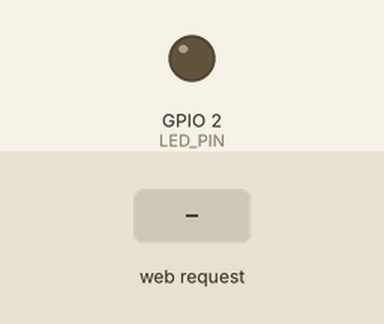
Simulated run of this sketch. Board: ESP32. Shown: output pins drawn as LEDs (lit = HIGH). The test bench sets the inputs (shaded band). WiFi joins after 1.5 s; servers stay silent unless stated; what the sketch prints to the serial monitor is not drawn.

Above: at 2.7 s.
2.8 s: HTTP request GET /on received
At 3.4 s:
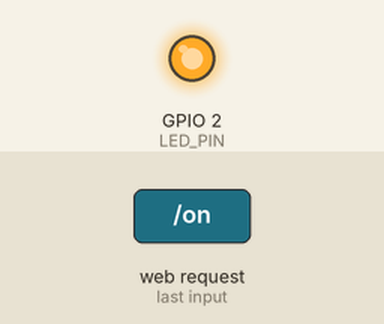
4.3 s: HTTP request GET /off received
At 5.7 s:
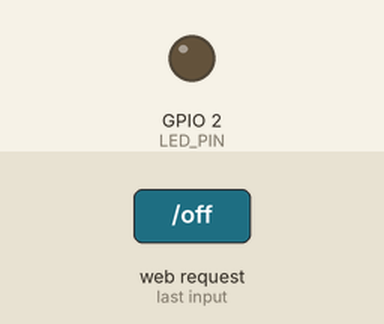
Timing chart, 0 to 7.3 s (numbered marks = the images above; inputs shaded):
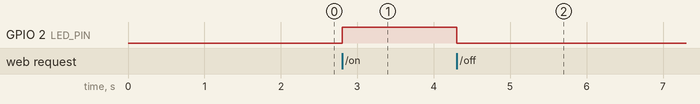

The sketch:

ESP32_Onboard_LED_Control.ino
```cpp
// task1_esp32_webserver.ino
#include <WiFi.h>
#include <WebServer.h>

// ================================
// WiFi Credentials
// ================================
const char* ssid = "YOUR_WIFI_NAME";
const char* password = "YOUR_WIFI_PASSWORD";

// ================================
// LED Configuration
// ================================
#define LED_PIN 2

WebServer server(80);
bool ledState = false;

// ================================
// Create Web Page
// ================================
String htmlPage() {
  String html = "";
  html += "<!DOCTYPE html><html><head><title>ESP32 LED Control</title>";
  html += "<style>body{background:#000;color:#fff;text-align:center;font-family:Arial;padding-top:80px;}";
  html += "h1{font-size:28px;} .switch{position:relative;display:inline-block;width:60px;height:34px;}";
  html += ".switch input{display:none;} .slider{position:absolute;top:0;left:0;right:0;bottom:0;background:#555;border-radius:34px;transition:.3s;cursor:pointer;}";
  html += ".slider:before{position:absolute;content:'';height:26px;width:26px;left:4px;bottom:4px;background:white;border-radius:50%;transition:.3s;}";
  html += "input:checked + .slider{background:#4CAF50;} input:checked + .slider:before{transform:translateX(26px);}</style></head><body>";
  html += "<h1>ESP32 LED Control</h1>";
  html += "<label class='switch'><input type='checkbox' id='ledSwitch' onchange='toggleLED()' " + String(ledState ? "checked" : "") + "><span class='slider'></span></label>";
  html += "<p id='status'>LED is " + String(ledState ? "ON" : "OFF") + "</p>";
  html += "<script>function toggleLED(){var xhr=new XMLHttpRequest();var state=document.getElementById('ledSwitch').checked;";
  html += "xhr.open('GET', state ? '/on' : '/off', true);xhr.onload=function(){document.getElementById('status').innerText='LED is '+(state?'ON':'OFF');};xhr.send();}</script>";
  html += "</body></html>";
  return html;
}

// ================================
// Route Handlers
// ================================
void handleRoot() { server.send(200, "text/html", htmlPage()); }

void handleOn()  { ledState = true;  digitalWrite(LED_PIN, HIGH); server.send(200, "text/plain", "LED is ON"); }
void handleOff() { ledState = false; digitalWrite(LED_PIN, LOW);  server.send(200, "text/plain", "LED is OFF"); }

void setup() {
  Serial.begin(115200);
  pinMode(LED_PIN, OUTPUT);
  digitalWrite(LED_PIN, LOW);

  Serial.println("================================");
  Serial.println("ESP32 WiFi LED Control");
  Serial.println("================================");

  Serial.print("Connecting to WiFi...");
  WiFi.begin(ssid, password);
  while (WiFi.status() != WL_CONNECTED) {
    delay(500);
    Serial.print(".");
  }
  Serial.println();
  Serial.println("WiFi connected!");
  Serial.print("IP Address: ");
  Serial.println(WiFi.localIP());

  server.on("/", handleRoot);
  server.on("/on", handleOn);
  server.on("/off", handleOff);
  server.begin();

  Serial.println("Web server started!");
  Serial.println("Open the IP address in your browser.");
}

void loop() {
  server.handleClient();
}
```

Measured:
- after the input at 2.8 s, GPIO 2 (LED_PIN): LOW → HIGH at once
- after the input at 4.3 s, GPIO 2 (LED_PIN): HIGH → LOW at once
